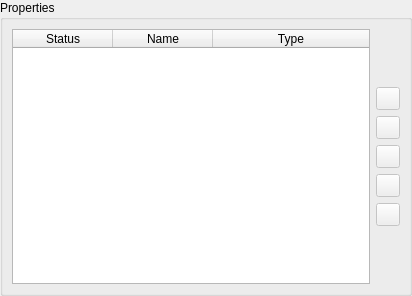
<?xml version="1.0" encoding="UTF-8"?>
<ui version="4.0">
 <class>DataSetAdapterWidgetForm</class>
 <widget class="QWidget" name="DataSetAdapterWidgetForm">
  <property name="geometry">
   <rect>
    <x>0</x>
    <y>0</y>
    <width>412</width>
    <height>296</height>
   </rect>
  </property>
  <property name="windowTitle">
   <string>Data Set Adapter</string>
  </property>
  <layout class="QGridLayout" name="gridLayout_4">
   <property name="margin">
    <number>0</number>
   </property>
   <item row="0" column="0">
    <widget class="QGroupBox" name="groupBox_2">
     <property name="title">
      <string>Properties</string>
     </property>
     <layout class="QGridLayout" name="gridLayout_3">
      <item row="0" column="0">
       <layout class="QGridLayout" name="gridLayout_2">
        <item row="0" column="0">
         <widget class="QTableWidget" name="m_tableWidget">
          <property name="minimumSize">
           <size>
            <width>350</width>
            <height>0</height>
           </size>
          </property>
          <property name="alternatingRowColors">
           <bool>true</bool>
          </property>
          <property name="selectionMode">
           <enum>QAbstractItemView::SingleSelection</enum>
          </property>
          <property name="selectionBehavior">
           <enum>QAbstractItemView::SelectRows</enum>
          </property>
          <attribute name="horizontalHeaderMinimumSectionSize">
           <number>29</number>
          </attribute>
          <attribute name="horizontalHeaderStretchLastSection">
           <bool>true</bool>
          </attribute>
          <column>
           <property name="text">
            <string>Status</string>
           </property>
          </column>
          <column>
           <property name="text">
            <string>Name</string>
           </property>
          </column>
          <column>
           <property name="text">
            <string>Type</string>
           </property>
          </column>
         </widget>
        </item>
        <item row="0" column="1">
         <layout class="QGridLayout" name="gridLayout">
          <item row="6" column="0">
           <spacer name="verticalSpacer_4">
            <property name="orientation">
             <enum>Qt::Vertical</enum>
            </property>
            <property name="sizeHint" stdset="0">
             <size>
              <width>20</width>
              <height>40</height>
             </size>
            </property>
           </spacer>
          </item>
          <item row="5" column="0">
           <widget class="QToolButton" name="m_downToolButton">
            <property name="enabled">
             <bool>false</bool>
            </property>
            <property name="text">
             <string/>
            </property>
           </widget>
          </item>
          <item row="4" column="0">
           <widget class="QToolButton" name="m_upToolButton">
            <property name="enabled">
             <bool>false</bool>
            </property>
            <property name="text">
             <string/>
            </property>
           </widget>
          </item>
          <item row="2" column="0">
           <widget class="QToolButton" name="m_removeToolButton">
            <property name="enabled">
             <bool>false</bool>
            </property>
            <property name="text">
             <string/>
            </property>
           </widget>
          </item>
          <item row="1" column="0">
           <widget class="QToolButton" name="m_addToolButton">
            <property name="enabled">
             <bool>false</bool>
            </property>
            <property name="text">
             <string/>
            </property>
           </widget>
          </item>
          <item row="0" column="0">
           <spacer name="verticalSpacer">
            <property name="orientation">
             <enum>Qt::Vertical</enum>
            </property>
            <property name="sizeHint" stdset="0">
             <size>
              <width>20</width>
              <height>40</height>
             </size>
            </property>
           </spacer>
          </item>
          <item row="3" column="0">
           <widget class="QToolButton" name="m_editToolButton">
            <property name="enabled">
             <bool>false</bool>
            </property>
            <property name="text">
             <string/>
            </property>
           </widget>
          </item>
         </layout>
        </item>
       </layout>
      </item>
     </layout>
    </widget>
   </item>
  </layout>
 </widget>
 <tabstops>
  <tabstop>m_upToolButton</tabstop>
  <tabstop>m_downToolButton</tabstop>
  <tabstop>m_tableWidget</tabstop>
  <tabstop>m_addToolButton</tabstop>
  <tabstop>m_removeToolButton</tabstop>
 </tabstops>
 <resources/>
 <connections/>
</ui>
